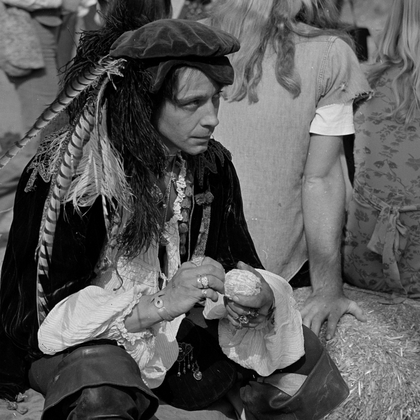
%> input picture Assignment_2/man.tif, 420 x 420 px, shrunk from 1024 x 1024 before the run
$ octave --eval "result = DCT_calculate(imread('man.tif'));"   (GNU Octave 9; MATLAB toolbox functions it lacks are replaced by stand-ins)
%> lines starting %> are read from the running program, lines starting %| are printed output that depends on the picture
%% Problem_1(a), DCT 8x8
function compressed = DCT_calculate(image)

    if size(image, 3) == 3
        gray_img = rgb2gray(image); % ensure RGB to Grey scale
    else
        gray_img = image;
%> gray_img is the input picture: size 420x420 uint8; min 0, max 254, mean 89
    end

    gray_img = double(gray_img); % change uint8 to float
%> gray_img: size 420x420 double
    gray_img = gray_img - 128; % make zero-centered [-128,127] not [0,255]
    [row, column] = size(gray_img);
%> row = 420; column = 420

    row_div_8 = ceil(row/8) * 8; % ensure row divisible by 8
%> row_div_8 = 424
    col_div_8 = ceil(column/8) * 8; % ensure column divisible by
%> col_div_8 = 424

    fill_matrix = padarray(gray_img, [row_div_8 - row, col_div_8 - column], ...
                "replicate", "post"); % fill the missing values
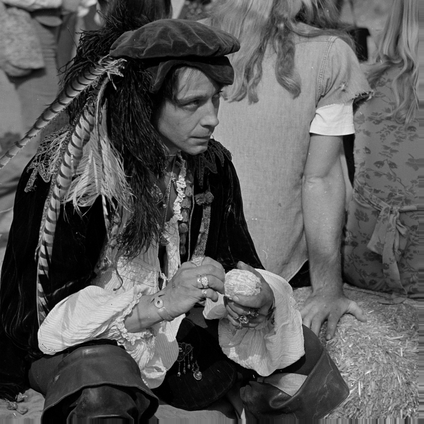
%> fill_matrix: size 424x424 double; min -128, max 126, mean -39; drawn with min black and max white

    compressed = zeros(size(fill_matrix));

    for i = 1:8:size(fill_matrix,1)

        for j =1:8:size(fill_matrix, 2)

            bl_8x8 = fill_matrix(i:i+7, j:j+7);
            compressed(i:i+7, j:j+7) = dct2(bl_8x8);

        end

    end
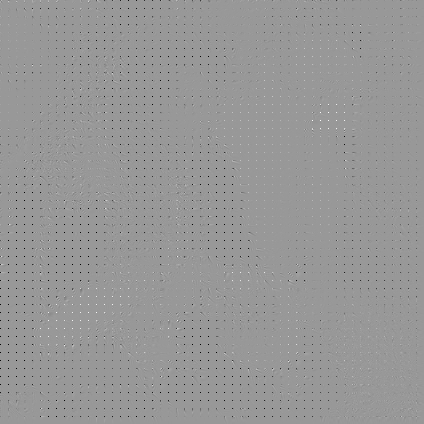
%> compressed: size 424x424 double; min -1022.6, max 687.4, mean -4.9; drawn with min black and max white

    figure;
    imshow(uint8(gray_img)), title('Original Image in Gray Scale');
%> after `imshow(uint8(gray_img))`:
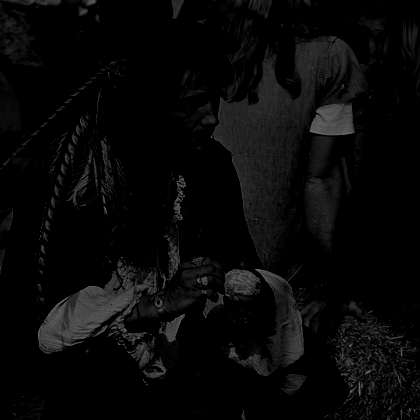
%> displayed picture: size 420x420, on the screen's scale of 0 to 255; min 0, max 126, mean 8.4
%     subplot(1,2,2), imshow(uint8(image)), title('Original Image in RGB');
    disp("DCT row: " + size(compressed,1));
%| DCT row: 424
    disp("DCT column: " + size(compressed,2));
%| DCT column: 424

end

%%

$ run again, on Assignment_2/trees.jpg
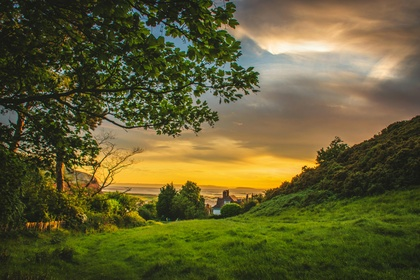
%> input picture Assignment_2/trees.jpg, 420 x 280 px, shrunk from 6000 x 4000 before the run
%> after the loop in DCT_calculate, `for i = 1:8:size(fill_matrix,1)`:
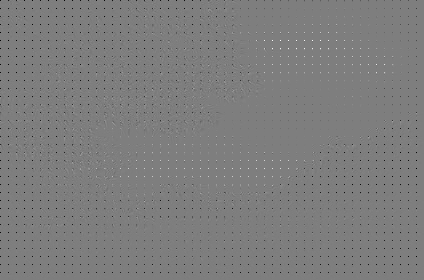
%> compressed: size 280x424 double; min -834.3, max 847.8, mean -4.9; drawn with min black and max white
%> in DCT_calculate, `imshow(uint8(gray_img))`:
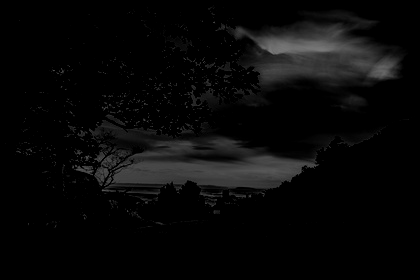
%> displayed picture: size 280x420, on the screen's scale of 0 to 255; min 0, max 122, mean 8.5
%| DCT row: 280
%| DCT column: 424
